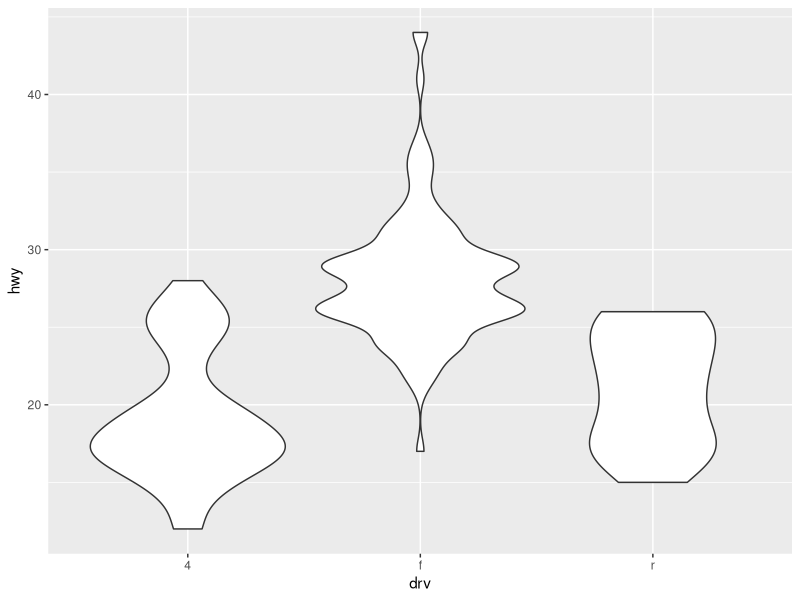
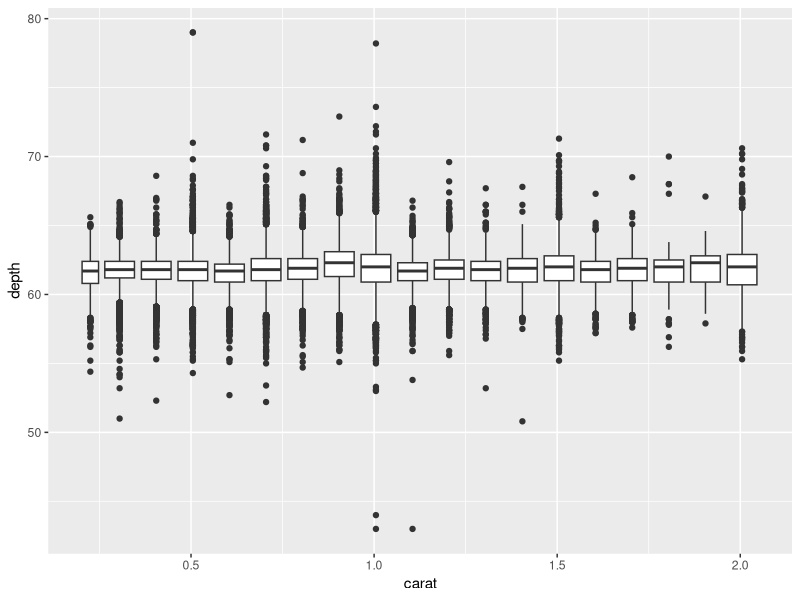
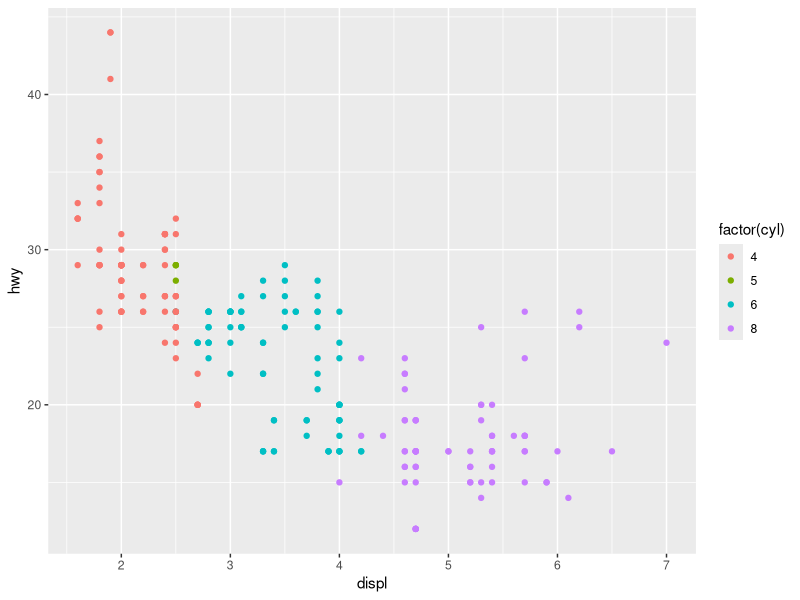
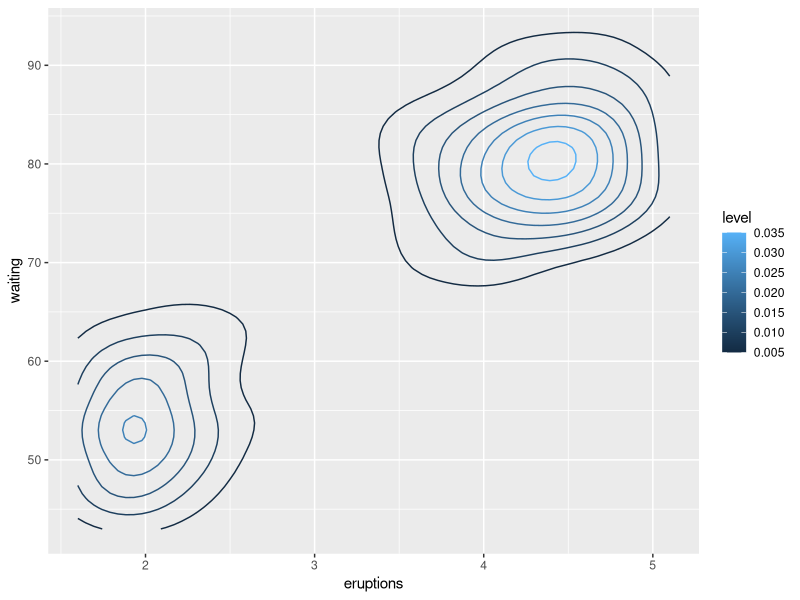
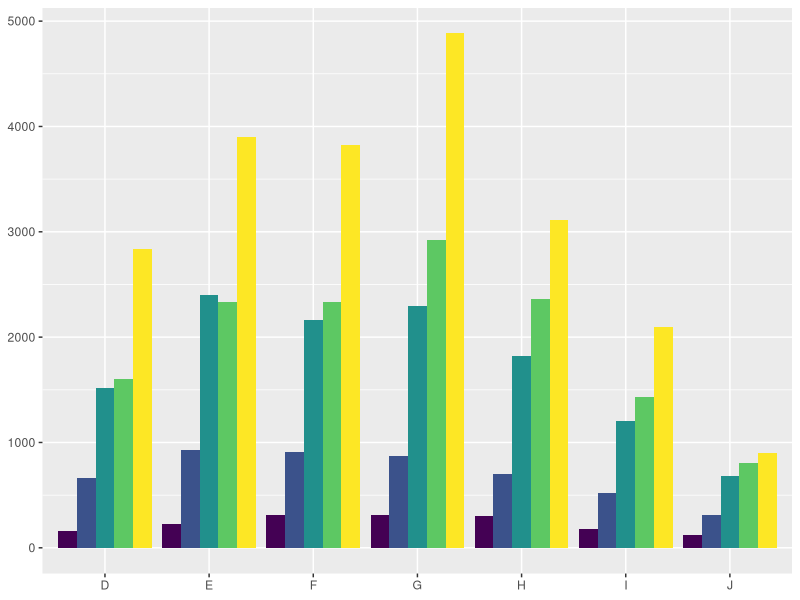
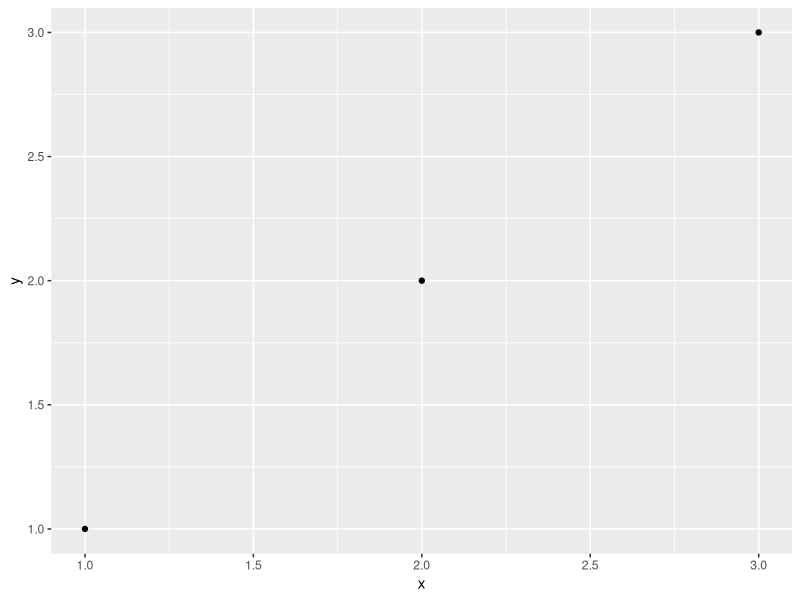
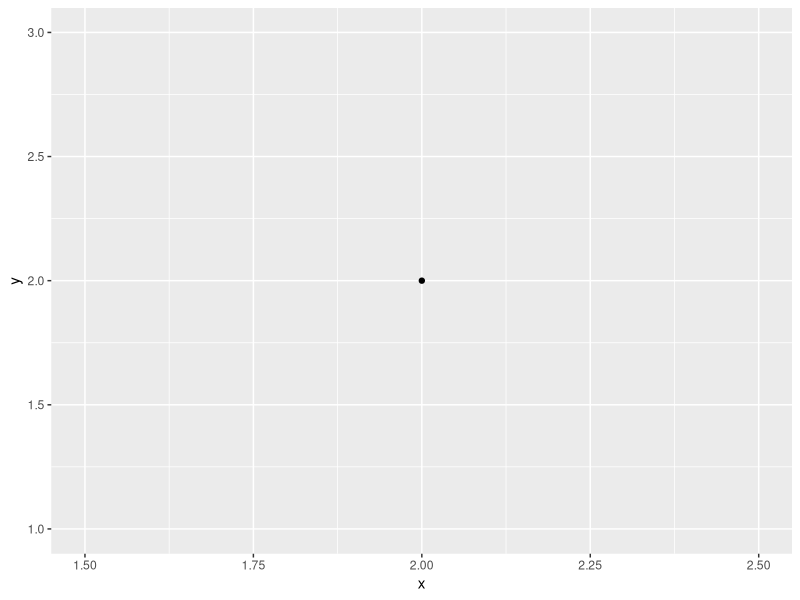
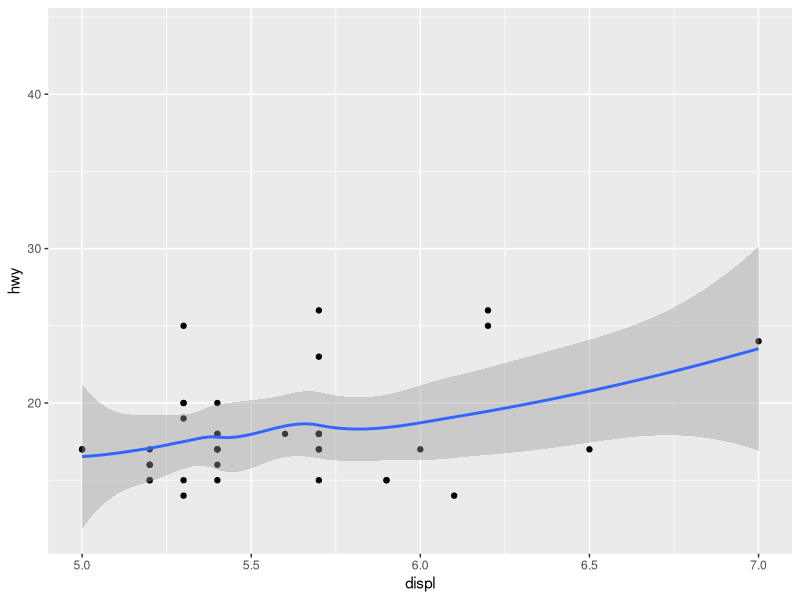

Here is the R script that generated these plots, in order:
## ---- chunk 1
knitr::opts_chunk$set(echo = TRUE, message=TRUE, error=TRUE)
## ---- chunk 2
library(ggplot2)
ggplot(mpg, aes(drv, hwy)) + geom_violin()
## ---- chunk 3
ggplot(diamonds, aes(carat, depth)) +
  geom_boxplot(aes(group = cut_width(carat, 0.1))) +
  xlim(NA, 2.05)
## ---- chunk 4
  ggplot(mpg, aes(displ, hwy, colour = factor(cyl))) +
  geom_point()
## ---- chunk 5
ggplot(faithfuld, aes(eruptions, waiting)) +
 geom_contour(aes(z = density, colour = ..level..))
## ---- chunk 6
dplot <- ggplot(diamonds, aes(color, fill = cut)) +
  xlab(NULL) + ylab(NULL) + theme(legend.position = "none")
dplot + geom_bar(position = "dodge")
## ---- chunk 7
  df <- data.frame(x = 1:3, y = 1:3)
  base <- ggplot(df, aes(x, y)) + geom_point()
  print(base)
## ---- chunk 8
  base + scale_x_continuous(limits = c(1.5, 2.5))
## ---- chunk 9
  base <- ggplot(mpg, aes(displ, hwy)) +
  geom_point() +
  geom_smooth()
## ---- chunk 10
  base + scale_x_continuous(limits = c(5, 7))
## ---- chunk 11
  mpg2 <- subset(mpg, cyl != 5 & drv %in% c("4", "f") & class != "2seater")
  base <- ggplot(mpg2, aes(displ, hwy)) +
  geom_blank() +
  xlab(NULL) +
  ylab(NULL)
  base + facet_wrap(~class, ncol = 3)
## ---- chunk 12
base + facet_grid(. ~ cyl)
## ---- chunk 13
base <- ggplot(mpg, aes(cty, hwy, color = factor(cyl)))+
  geom_jitter() +
  geom_abline(colour = "grey50", size = 2)
base
## ---- chunk 14
labelled <- base +
  labs(
    x = "city mileage/gallon",
    y = "highway mileage/gallon",
    colour = "cylinders",
    title = "Highway and city mileage are highly correlated"
  ) +
  scale_color_brewer(type = "seq", palette="Spectral")
labelled
## ---- chunk 15
styled <- labelled +
  theme_bw() +
  theme(
    plot.title = element_text(face = "bold", size = 12),
    legend.background = element_rect(fill = "white", size = 4, colour = "white"),
    legend.justification = c(0, 1),
    legend.position = c(0, 1),
    axis.ticks = element_line(colour = "grey70", size = 0.2),
    panel.grid.major = element_line(colour = "grey70", size = 0.2),
    panel.grid.minor = element_blank()
     )
styled
## ---- chunk 16
geoms <- list(
  geom_point(),
  geom_boxplot(aes(group = cut_width(displ, 1))),
  list(geom_point(), geom_smooth())
)
p <- ggplot(mpg, aes(displ, hwy))
lapply(geoms, function(g) p + g)
